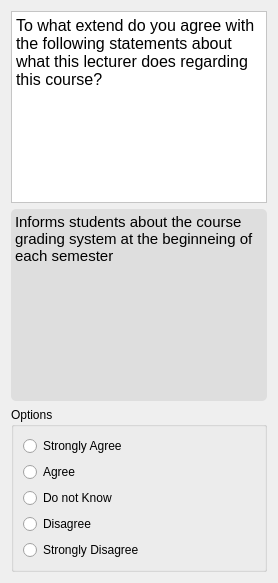
                   <widget class="QWidget" name="page_40">
                    <layout class="QVBoxLayout" name="verticalLayout_112">
                     <item>
                      <widget class="QTextBrowser" name="textBrowser_87">
                       <property name="styleSheet">
                        <string notr="true">background-color: rgb(255, 255, 255);</string>
                       </property>
                       <property name="html">
                        <string>&lt;!DOCTYPE HTML PUBLIC &quot;-//W3C//DTD HTML 4.0//EN&quot; &quot;http://www.w3.org/TR/REC-html40/strict.dtd&quot;&gt;
&lt;html&gt;&lt;head&gt;&lt;meta name=&quot;qrichtext&quot; content=&quot;1&quot; /&gt;&lt;style type=&quot;text/css&quot;&gt;
p, li { white-space: pre-wrap; }
&lt;/style&gt;&lt;/head&gt;&lt;body style=&quot; font-family:'Comic Sans MS'; font-size:10pt; font-weight:400; font-style:normal;&quot;&gt;
&lt;p style=&quot; margin-top:0px; margin-bottom:0px; margin-left:0px; margin-right:0px; -qt-block-indent:0; text-indent:0px;&quot;&gt;&lt;span style=&quot; font-family:'consolas'; font-size:12pt;&quot;&gt;To what extend do you agree with the following statements about what this lecturer does regarding this course?&lt;/span&gt;&lt;/p&gt;&lt;/body&gt;&lt;/html&gt;</string>
                       </property>
                      </widget>
                     </item>
                     <item>
                      <widget class="QTextBrowser" name="textBrowser_88">
                       <property name="styleSheet">
                        <string notr="true">background-color: rgb(222, 222, 222);
border-radius: 5px;</string>
                       </property>
                       <property name="html">
                        <string>&lt;!DOCTYPE HTML PUBLIC &quot;-//W3C//DTD HTML 4.0//EN&quot; &quot;http://www.w3.org/TR/REC-html40/strict.dtd&quot;&gt;
&lt;html&gt;&lt;head&gt;&lt;meta name=&quot;qrichtext&quot; content=&quot;1&quot; /&gt;&lt;style type=&quot;text/css&quot;&gt;
p, li { white-space: pre-wrap; }
&lt;/style&gt;&lt;/head&gt;&lt;body style=&quot; font-family:'Comic Sans MS'; font-size:10pt; font-weight:400; font-style:normal;&quot;&gt;
&lt;p style=&quot; margin-top:0px; margin-bottom:0px; margin-left:0px; margin-right:0px; -qt-block-indent:0; text-indent:0px;&quot;&gt;&lt;span style=&quot; font-family:'consolas'; font-size:11pt;&quot;&gt;Informs students about the course grading system at the beginneing of each semester&lt;/span&gt;&lt;/p&gt;&lt;/body&gt;&lt;/html&gt;</string>
                       </property>
                      </widget>
                     </item>
                     <item>
                      <widget class="QGroupBox" name="groupBox_28">
                       <property name="styleSheet">
                        <string notr="true">QRadionButton:{
	font: 10pt &quot;Comic Sans MS&quot;;
}</string>
                       </property>
                       <property name="title">
                        <string>Options</string>
                       </property>
                       <property name="flat">
                        <bool>false</bool>
                       </property>
                       <layout class="QVBoxLayout" name="verticalLayout_113">
                        <item>
                         <layout class="QVBoxLayout" name="verticalLayout_114">
                          <item>
                           <widget class="QRadioButton" name="radioButton_2_6">
                            <property name="styleSheet">
                             <string notr="true"/>
                            </property>
                            <property name="text">
                             <string>Strongly Agree</string>
                            </property>
                           </widget>
                          </item>
                          <item>
                           <widget class="QRadioButton" name="radioButton_2_7">
                            <property name="text">
                             <string>Agree</string>
                            </property>
                           </widget>
                          </item>
                          <item>
                           <widget class="QRadioButton" name="radioButton_2_8">
                            <property name="text">
                             <string>Do not Know</string>
                            </property>
                           </widget>
                          </item>
                          <item>
                           <widget class="QRadioButton" name="radioButton_2_9">
                            <property name="text">
                             <string>Disagree</string>
                            </property>
                           </widget>
                          </item>
                          <item>
                           <widget class="QRadioButton" name="radioButton_2_10">
                            <property name="text">
                             <string>Strongly Disagree</string>
                            </property>
                           </widget>
                          </item>
                         </layout>
                        </item>
                       </layout>
                      </widget>
                     </item>
                    </layout>
                   </widget>
